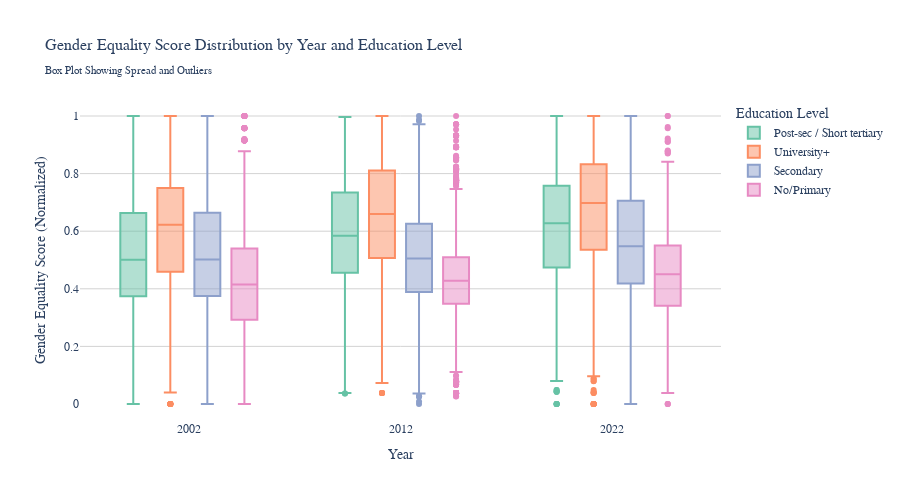

The notebook cell this image was saved under:
### Code cell
# Calculate overall education distribution by year (baseline)
overall_education_baseline = df_eg_analysis.groupby(['year', 'educ_4_label']).size().reset_index(name='total_count')
overall_education_baseline['overall_percentage'] = overall_education_baseline.groupby('year')['total_count'].transform(lambda x: x / x.sum() * 100)

# For each EG score bin, calculate education distribution
# First, create EG score bins
df_eg_analysis['eg_bin'] = pd.cut(df_eg_analysis['eg_score_norm'], bins=10)

# Calculate education distribution within each EG bin
eg_edu_distribution = df_eg_analysis.groupby(['year', 'eg_bin', 'educ_4_label']).size().reset_index(name='count')

# Merge with baseline
eg_edu_distribution = eg_edu_distribution.merge(
    overall_education_baseline[['year', 'educ_4_label', 'overall_percentage']], 
    on=['year', 'educ_4_label']
)

# Calculate representation index
eg_edu_distribution['expected_count'] = (eg_edu_distribution['overall_percentage'] / 100) * eg_edu_distribution.groupby(['year', 'eg_bin'])['count'].transform('sum')
eg_edu_distribution['representation_index'] = (eg_edu_distribution['count'] / eg_edu_distribution['expected_count']) * 100

# Create box plot with mean representation index
fig_eg_edu_box = px.box(eg_edu_distribution,
                        x='year',
                        y='representation_index',
                        color='educ_4_label',
                        title='Education Level Representation Across EG Score Ranges (Normalized)<br><sub>100 = expected; >100 = over-represented; <100 = under-represented</sub>',
                        labels={'representation_index': 'Representation Index (100 = expected)',
                                'year': 'Year',
                                'educ_4_label': 'Education Level'},
                        color_discrete_sequence=px.colors.qualitative.Set2,
                        height=500)

fig_eg_edu_box.update_layout(
    font=dict(size=12, family='Arial'),
    title_font_size=16,
    plot_bgcolor='white',
    paper_bgcolor='white',
    legend_title_text='Education Level'
)

fig_eg_edu_box.add_hline(y=100, line_dash="dash", line_color="gray", opacity=0.5)

fig_eg_edu_box.update_xaxes(showgrid=False)
fig_eg_edu_box.update_yaxes(showgrid=True, gridwidth=1, gridcolor='lightgray')

fig_eg_edu_box.show()

### Figure 1 — Plotly figure (JSON) as saved in the notebook; plotly's stock layout.template omitted (floating-point values rounded to 4 significant figures; data arrays with more than 128 entries replaced by an {"elided": "..."} marker saying what was removed)
{"data": [{"alignmentgroup": "True", "hovertemplate": "Education Level=Post-sec / Short tertiary<br>Year=%{x}<br>Gender Equality Score (Normalized)=%{y}<extra></extra>", "legendgroup": "Post-sec / Short tertiary", "marker": {"color": "rgb(102,194,165)"}, "name": "Post-sec / Short tertiary", "notched": false, "offsetgroup": "Post-sec / Short tertiary", "orientation": "v", "showlegend": true, "type": "box", "x": {"elided": "16230 int values"}, "x0": " ", "xaxis": "x", "y": {"elided": "16230 float values"}, "y0": " ", "yaxis": "y"}, {"alignmentgroup": "True", "hovertemplate": "Education Level=University+<br>Year=%{x}<br>Gender Equality Score (Normalized)=%{y}<extra></extra>", "legendgroup": "University+", "marker": {"color": "rgb(252,141,98)"}, "name": "University+", "notched": false, "offsetgroup": "University+", "orientation": "v", "showlegend": true, "type": "box", "x": {"elided": "13158 int values"}, "x0": " ", "xaxis": "x", "y": {"elided": "13158 float values"}, "y0": " ", "yaxis": "y"}, {"alignmentgroup": "True", "hovertemplate": "Education Level=Secondary<br>Year=%{x}<br>Gender Equality Score (Normalized)=%{y}<extra></extra>", "legendgroup": "Secondary", "marker": {"color": "rgb(141,160,203)"}, "name": "Secondary", "notched": false, "offsetgroup": "Secondary", "orientation": "v", "showlegend": true, "type": "box", "x": {"elided": "33960 int values"}, "x0": " ", "xaxis": "x", "y": {"elided": "33960 float values"}, "y0": " ", "yaxis": "y"}, {"alignmentgroup": "True", "hovertemplate": "Education Level=No/Primary<br>Year=%{x}<br>Gender Equality Score (Normalized)=%{y}<extra></extra>", "legendgroup": "No/Primary", "marker": {"color": "rgb(231,138,195)"}, "name": "No/Primary", "notched": false, "offsetgroup": "No/Primary", "orientation": "v", "showlegend": true, "type": "box", "x": {"elided": "12809 int values"}, "x0": " ", "xaxis": "x", "y": {"elided": "12809 float values"}, "y0": " ", "yaxis": "y"}], "layout": {"boxmode": "group", "font": {"family": "Arial", "size": 12}, "height": 500, "legend": {"title": {"text": "Education Level"}, "tracegroupgap": 0}, "paper_bgcolor": "white", "plot_bgcolor": "white", "title": {"font": {"size": 16}, "text": "Gender Equality Score Distribution by Year and Education Level<br><sub>Box Plot Showing Spread and Outliers</sub>"}, "xaxis": {"anchor": "y", "domain": [0, 1], "showgrid": false, "title": {"text": "Year"}}, "yaxis": {"anchor": "x", "domain": [0, 1], "gridcolor": "lightgray", "gridwidth": 1, "showgrid": true, "title": {"text": "Gender Equality Score (Normalized)"}}}}
